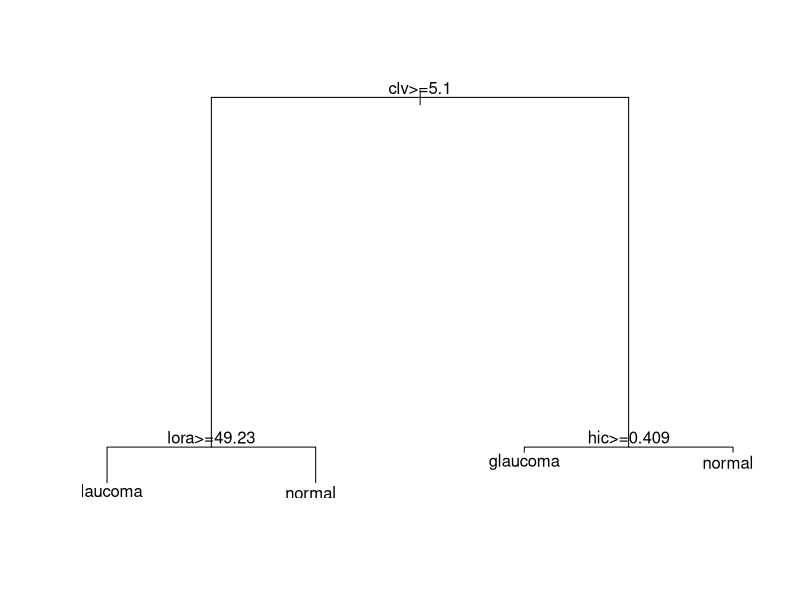
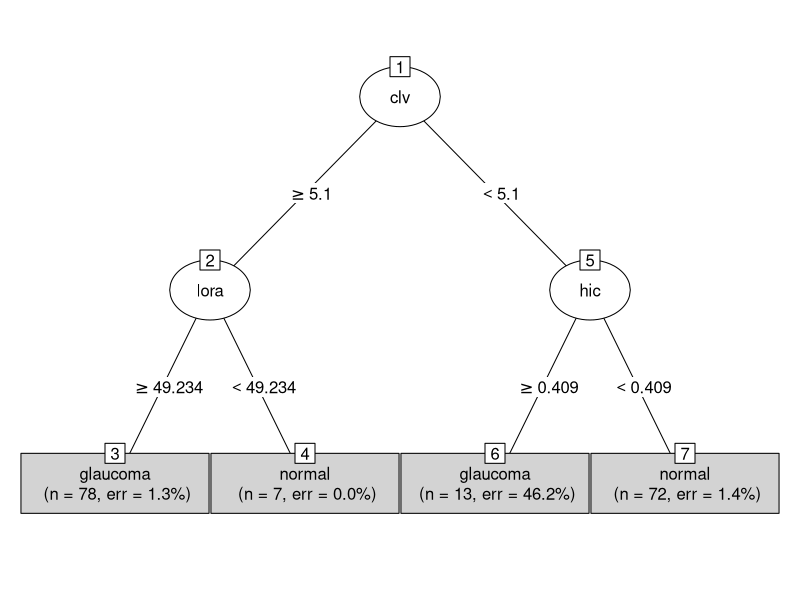
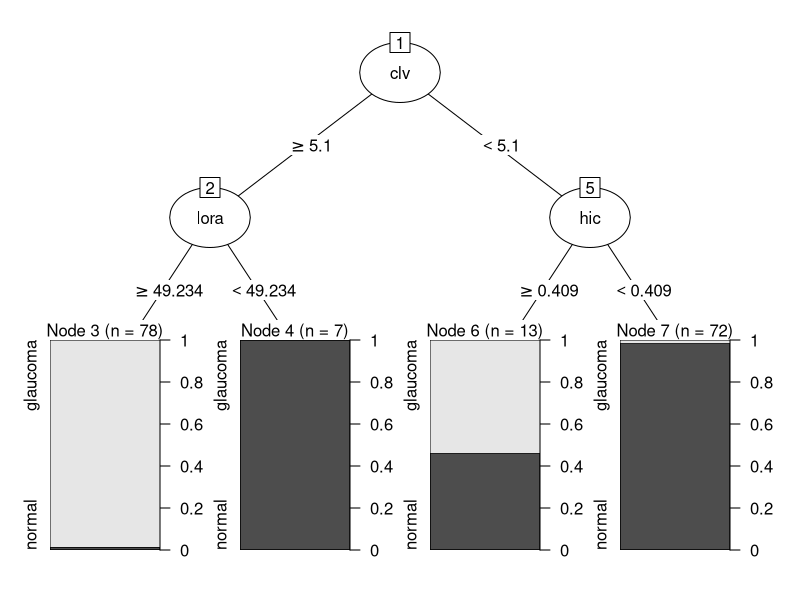

These charts were generated, in order, by the following R code:
#https://www.r-project.org/conferences/useR-2009/slides/Hothorn+Zeileis.pdf

#Working

library(ipred)
data(data=GlaucomaMVF , package = "ipred")
head(GlaucomaMVF)
summary(GlaucomaMVF)

library("rpart")
g_rpart <- rpart(Class ~ ., data = GlaucomaMVF)
print(g_rpart)
plot(g_rpart)
text(g_rpart)

library("partykit")
g_party <- partykit::as.party(g_rpart)
print(g_party, header = FALSE)
print(g_party, header = T)
plot(g_party, type = "simple")
plot(g_party, type = "extended")
